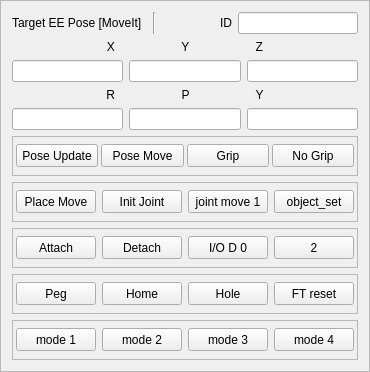
            <widget class="QFrame" name="frame_5">
             <property name="minimumSize">
              <size>
               <width>0</width>
               <height>100</height>
              </size>
             </property>
             <property name="frameShape">
              <enum>QFrame::StyledPanel</enum>
             </property>
             <property name="frameShadow">
              <enum>QFrame::Raised</enum>
             </property>
             <layout class="QVBoxLayout" name="verticalLayout_14">
              <item>
               <layout class="QHBoxLayout" name="horizontalLayout_6">
                <item>
                 <widget class="QLabel" name="label_32">
                  <property name="text">
                   <string>Target EE Pose [MoveIt]</string>
                  </property>
                 </widget>
                </item>
                <item>
                 <widget class="Line" name="line_2">
                  <property name="orientation">
                   <enum>Qt::Vertical</enum>
                  </property>
                 </widget>
                </item>
                <item>
                 <widget class="QLabel" name="label_6">
                  <property name="maximumSize">
                   <size>
                    <width>70</width>
                    <height>16777215</height>
                   </size>
                  </property>
                  <property name="text">
                   <string>ID</string>
                  </property>
                  <property name="alignment">
                   <set>Qt::AlignRight|Qt::AlignTrailing|Qt::AlignVCenter</set>
                  </property>
                 </widget>
                </item>
                <item>
                 <widget class="QLineEdit" name="LE_target_id">
                  <property name="minimumSize">
                   <size>
                    <width>0</width>
                    <height>20</height>
                   </size>
                  </property>
                  <property name="maximumSize">
                   <size>
                    <width>120</width>
                    <height>16777215</height>
                   </size>
                  </property>
                 </widget>
                </item>
               </layout>
              </item>
              <item>
               <widget class="QLabel" name="label_33">
                <property name="text">
                 <string>X                    Y                    Z</string>
                </property>
                <property name="alignment">
                 <set>Qt::AlignCenter</set>
                </property>
               </widget>
              </item>
              <item>
               <layout class="QHBoxLayout" name="horizontalLayout_21">
                <item>
                 <widget class="QLineEdit" name="LE_target_ee_x">
                  <property name="minimumSize">
                   <size>
                    <width>0</width>
                    <height>20</height>
                   </size>
                  </property>
                 </widget>
                </item>
                <item>
                 <widget class="QLineEdit" name="LE_target_ee_y">
                  <property name="minimumSize">
                   <size>
                    <width>0</width>
                    <height>20</height>
                   </size>
                  </property>
                 </widget>
                </item>
                <item>
                 <widget class="QLineEdit" name="LE_target_ee_z">
                  <property name="minimumSize">
                   <size>
                    <width>0</width>
                    <height>20</height>
                   </size>
                  </property>
                 </widget>
                </item>
               </layout>
              </item>
              <item>
               <widget class="QLabel" name="label_34">
                <property name="text">
                 <string>R                    P                    Y</string>
                </property>
                <property name="alignment">
                 <set>Qt::AlignCenter</set>
                </property>
               </widget>
              </item>
              <item>
               <layout class="QHBoxLayout" name="horizontalLayout_22">
                <item>
                 <widget class="QLineEdit" name="LE_target_ee_roll">
                  <property name="minimumSize">
                   <size>
                    <width>0</width>
                    <height>20</height>
                   </size>
                  </property>
                 </widget>
                </item>
                <item>
                 <widget class="QLineEdit" name="LE_target_ee_pitch">
                  <property name="minimumSize">
                   <size>
                    <width>0</width>
                    <height>20</height>
                   </size>
                  </property>
                 </widget>
                </item>
                <item>
                 <widget class="QLineEdit" name="LE_target_ee_yaw">
                  <property name="minimumSize">
                   <size>
                    <width>0</width>
                    <height>20</height>
                   </size>
                  </property>
                 </widget>
                </item>
               </layout>
              </item>
              <item>
               <widget class="QFrame" name="frame_6">
                <property name="minimumSize">
                 <size>
                  <width>0</width>
                  <height>40</height>
                 </size>
                </property>
                <property name="frameShape">
                 <enum>QFrame::StyledPanel</enum>
                </property>
                <property name="frameShadow">
                 <enum>QFrame::Raised</enum>
                </property>
                <layout class="QHBoxLayout" name="horizontalLayout_23">
                 <property name="spacing">
                  <number>3</number>
                 </property>
                 <property name="leftMargin">
                  <number>3</number>
                 </property>
                 <property name="topMargin">
                  <number>3</number>
                 </property>
                 <property name="rightMargin">
                  <number>3</number>
                 </property>
                 <property name="bottomMargin">
                  <number>3</number>
                 </property>
                 <item>
                  <widget class="QPushButton" name="BTN_ee_poseupd">
                   <property name="minimumSize">
                    <size>
                     <width>0</width>
                     <height>23</height>
                    </size>
                   </property>
                   <property name="text">
                    <string>Pose Update</string>
                   </property>
                  </widget>
                 </item>
                 <item>
                  <widget class="QPushButton" name="BTN_ee_targetmove">
                   <property name="minimumSize">
                    <size>
                     <width>0</width>
                     <height>23</height>
                    </size>
                   </property>
                   <property name="text">
                    <string>Pose Move</string>
                   </property>
                  </widget>
                 </item>
                 <item>
                  <widget class="QPushButton" name="BTN_target_grip">
                   <property name="minimumSize">
                    <size>
                     <width>0</width>
                     <height>23</height>
                    </size>
                   </property>
                   <property name="text">
                    <string>Grip</string>
                   </property>
                  </widget>
                 </item>
                 <item>
                  <widget class="QPushButton" name="BTN_target_nogrip">
                   <property name="minimumSize">
                    <size>
                     <width>0</width>
                     <height>23</height>
                    </size>
                   </property>
                   <property name="text">
                    <string>No Grip</string>
                   </property>
                  </widget>
                 </item>
                </layout>
               </widget>
              </item>
              <item>
               <widget class="QFrame" name="frame_7">
                <property name="minimumSize">
                 <size>
                  <width>0</width>
                  <height>40</height>
                 </size>
                </property>
                <property name="frameShape">
                 <enum>QFrame::StyledPanel</enum>
                </property>
                <property name="frameShadow">
                 <enum>QFrame::Raised</enum>
                </property>
                <layout class="QHBoxLayout" name="horizontalLayout_24">
                 <property name="leftMargin">
                  <number>3</number>
                 </property>
                 <property name="topMargin">
                  <number>3</number>
                 </property>
                 <property name="rightMargin">
                  <number>3</number>
                 </property>
                 <property name="bottomMargin">
                  <number>3</number>
                 </property>
                 <item>
                  <widget class="QPushButton" name="BTN_target_place">
                   <property name="minimumSize">
                    <size>
                     <width>0</width>
                     <height>23</height>
                    </size>
                   </property>
                   <property name="text">
                    <string>Place Move</string>
                   </property>
                  </widget>
                 </item>
                 <item>
                  <widget class="QPushButton" name="BTN_initjoint">
                   <property name="minimumSize">
                    <size>
                     <width>0</width>
                     <height>23</height>
                    </size>
                   </property>
                   <property name="text">
                    <string>Init Joint</string>
                   </property>
                  </widget>
                 </item>
                 <item>
                  <widget class="QPushButton" name="BTN_joint_move_1">
                   <property name="minimumSize">
                    <size>
                     <width>0</width>
                     <height>23</height>
                    </size>
                   </property>
                   <property name="text">
                    <string>joint move 1</string>
                   </property>
                  </widget>
                 </item>
                 <item>
                  <widget class="QPushButton" name="BTN_object_set">
                   <property name="minimumSize">
                    <size>
                     <width>0</width>
                     <height>23</height>
                    </size>
                   </property>
                   <property name="text">
                    <string>object_set</string>
                   </property>
                  </widget>
                 </item>
                </layout>
               </widget>
              </item>
              <item>
               <widget class="QFrame" name="frame_10">
                <property name="minimumSize">
                 <size>
                  <width>0</width>
                  <height>40</height>
                 </size>
                </property>
                <property name="frameShape">
                 <enum>QFrame::StyledPanel</enum>
                </property>
                <property name="frameShadow">
                 <enum>QFrame::Raised</enum>
                </property>
                <layout class="QHBoxLayout" name="horizontalLayout_32">
                 <property name="leftMargin">
                  <number>3</number>
                 </property>
                 <property name="topMargin">
                  <number>3</number>
                 </property>
                 <property name="rightMargin">
                  <number>3</number>
                 </property>
                 <property name="bottomMargin">
                  <number>3</number>
                 </property>
                 <item>
                  <widget class="QPushButton" name="BTN_target_attach">
                   <property name="minimumSize">
                    <size>
                     <width>0</width>
                     <height>23</height>
                    </size>
                   </property>
                   <property name="text">
                    <string>Attach</string>
                   </property>
                  </widget>
                 </item>
                 <item>
                  <widget class="QPushButton" name="BTN_target_detach">
                   <property name="minimumSize">
                    <size>
                     <width>0</width>
                     <height>23</height>
                    </size>
                   </property>
                   <property name="text">
                    <string>Detach</string>
                   </property>
                  </widget>
                 </item>
                 <item>
                  <widget class="QPushButton" name="BTN_test_1">
                   <property name="minimumSize">
                    <size>
                     <width>0</width>
                     <height>23</height>
                    </size>
                   </property>
                   <property name="text">
                    <string>I/O D 0</string>
                   </property>
                  </widget>
                 </item>
                 <item>
                  <widget class="QPushButton" name="BTN_test_2">
                   <property name="minimumSize">
                    <size>
                     <width>0</width>
                     <height>23</height>
                    </size>
                   </property>
                   <property name="text">
                    <string>2</string>
                   </property>
                  </widget>
                 </item>
                </layout>
               </widget>
              </item>
              <item>
               <widget class="QFrame" name="frame_8">
                <property name="minimumSize">
                 <size>
                  <width>0</width>
                  <height>40</height>
                 </size>
                </property>
                <property name="frameShape">
                 <enum>QFrame::StyledPanel</enum>
                </property>
                <property name="frameShadow">
                 <enum>QFrame::Raised</enum>
                </property>
                <layout class="QHBoxLayout" name="horizontalLayout_30">
                 <property name="leftMargin">
                  <number>3</number>
                 </property>
                 <property name="topMargin">
                  <number>3</number>
                 </property>
                 <property name="rightMargin">
                  <number>3</number>
                 </property>
                 <property name="bottomMargin">
                  <number>3</number>
                 </property>
                 <item>
                  <widget class="QPushButton" name="BTN_peg_place">
                   <property name="minimumSize">
                    <size>
                     <width>0</width>
                     <height>23</height>
                    </size>
                   </property>
                   <property name="text">
                    <string>Peg</string>
                   </property>
                  </widget>
                 </item>
                 <item>
                  <widget class="QPushButton" name="BTN_home_place">
                   <property name="minimumSize">
                    <size>
                     <width>0</width>
                     <height>23</height>
                    </size>
                   </property>
                   <property name="text">
                    <string>Home</string>
                   </property>
                  </widget>
                 </item>
                 <item>
                  <widget class="QPushButton" name="BTN_hole_place">
                   <property name="minimumSize">
                    <size>
                     <width>0</width>
                     <height>23</height>
                    </size>
                   </property>
                   <property name="text">
                    <string>Hole</string>
                   </property>
                  </widget>
                 </item>
                 <item>
                  <widget class="QPushButton" name="BTN_ft_reset">
                   <property name="minimumSize">
                    <size>
                     <width>0</width>
                     <height>23</height>
                    </size>
                   </property>
                   <property name="text">
                    <string>FT reset</string>
                   </property>
                  </widget>
                 </item>
                </layout>
               </widget>
              </item>
              <item>
               <widget class="QFrame" name="frame_9">
                <property name="minimumSize">
                 <size>
                  <width>0</width>
                  <height>40</height>
                 </size>
                </property>
                <property name="frameShape">
                 <enum>QFrame::StyledPanel</enum>
                </property>
                <property name="frameShadow">
                 <enum>QFrame::Raised</enum>
                </property>
                <layout class="QHBoxLayout" name="horizontalLayout_31">
                 <property name="leftMargin">
                  <number>3</number>
                 </property>
                 <property name="topMargin">
                  <number>3</number>
                 </property>
                 <property name="rightMargin">
                  <number>3</number>
                 </property>
                 <property name="bottomMargin">
                  <number>3</number>
                 </property>
                 <item>
                  <widget class="QPushButton" name="BTN_mode_1">
                   <property name="minimumSize">
                    <size>
                     <width>0</width>
                     <height>23</height>
                    </size>
                   </property>
                   <property name="text">
                    <string>mode 1</string>
                   </property>
                  </widget>
                 </item>
                 <item>
                  <widget class="QPushButton" name="BTN_mode_2">
                   <property name="minimumSize">
                    <size>
                     <width>0</width>
                     <height>23</height>
                    </size>
                   </property>
                   <property name="text">
                    <string>mode 2</string>
                   </property>
                  </widget>
                 </item>
                 <item>
                  <widget class="QPushButton" name="BTN_mode_3">
                   <property name="minimumSize">
                    <size>
                     <width>0</width>
                     <height>23</height>
                    </size>
                   </property>
                   <property name="text">
                    <string>mode 3</string>
                   </property>
                  </widget>
                 </item>
                 <item>
                  <widget class="QPushButton" name="BTN_mode_4">
                   <property name="minimumSize">
                    <size>
                     <width>0</width>
                     <height>23</height>
                    </size>
                   </property>
                   <property name="text">
                    <string>mode 4</string>
                   </property>
                  </widget>
                 </item>
                </layout>
               </widget>
              </item>
             </layout>
            </widget>
